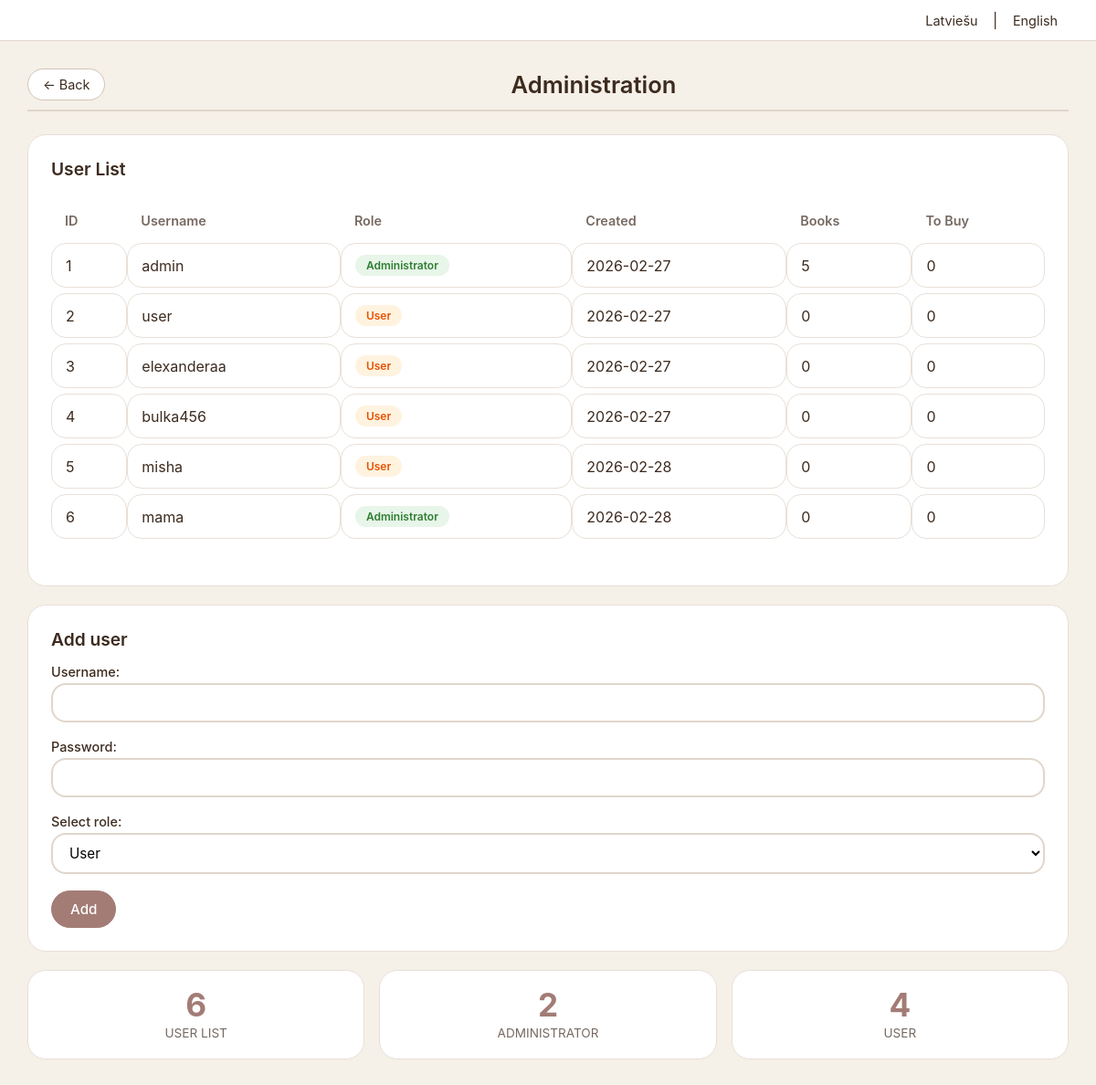
/admin?lang=en (signed in), run on the app's committed database.
### tables this page shows
CREATE TABLE users(
            id INTEGER PRIMARY KEY AUTOINCREMENT,
            username TEXT UNIQUE,
            password TEXT,
            role TEXT DEFAULT 'user',
            created_at TEXT
        );

### app.py (the view)
@app.route('/admin')
def admin_panel():
    if session.get('role') != 'admin':
        return redirect(url_for('index'))
    lang = request.args.get('lang', 'lv')
    users_list = izpildit_vaicajumu(
        "SELECT id, username, role, created_at FROM users ORDER BY id",
        visi=True
    )
    users_with_stats = []
    for u in users_list:
        books_count = izpildit_vaicajumu(
            "SELECT COUNT(*) FROM books WHERE user_id=?",
            (u['id'],),
            viens=True
        )
        tobuy_count = izpildit_vaicajumu(
            "SELECT COUNT(*) FROM tobuy WHERE user_id=?",
            (u['id'],),
            viens=True
        )
        users_with_stats.append({
            'id': u['id'],
            'username': u['username'],
            'role': u['role'],
            'created_at': u['created_at'],
            'books_count': books_count[0] if books_count else 0,
            'tobuy_count': tobuy_count[0] if tobuy_count else 0
        })
    return render_template(
        'admin.html',
        t=ieladet_tulkojumus('admin', lang),
        users=users_with_stats,
        lang=lang,
        session=session
    )

### app.py (called while the page is built)
def izpildit_vaicajumu(vaicajums, parametri=(), viens=False, visi=False):
    savienojums = sqlite3.connect('biblioteka.db')
    savienojums.row_factory = sqlite3.Row
    kursors = savienojums.cursor()
    kursors.execute(vaicajums, parametri)
    savienojums.commit()
    rezultats = None
    if viens:
        rezultats = kursors.fetchone()
    elif visi:
        rezultats = kursors.fetchall()
    savienojums.close()
    return rezultats

def ieladet_tulkojumus(lapa, valoda='lv'):
    try:
        if valoda not in ['lv', 'en']:
            valoda = 'lv'
        faila_cels = os.path.join('/home/elexanderaa/DigitalLibrary/static', f'{valoda}.json')
        with open(faila_cels, 'r', encoding='utf-8') as f:
            visi_tulkojumi = json.load(f)
            return visi_tulkojumi.get(lapa, {})
    except:
        return {}

### templates/admin.html (shortened to what this page needs)
<!DOCTYPE html>
<html>
<head>
    <link rel="stylesheet" href="{{ url_for('static', filename='style.css') }}">
</head>
<body>
    <div class="language-bar">
        <a href="/admin?lang=lv">Latviešu</a> |
        <a href="/admin?lang=en">English</a>
    </div>
    <div class="container">
        <div class="header">
            <div class="header-left">
                <a href="/profile?username={{ session.username }}&lang={{ lang }}" class="btn-back">← {{ t.back }}</a>
            </div>
            <div class="header-title">{{ t.title }}</div>
        </div>
        <div class="admin-panel">
            <h3>{{ t.users }}</h3>
            <table>
                <tr>
                    <th>{{ t.id }}</th>
                    <th>{{ t.username }}</th>
                    <th>{{ t.role }}</th>
                    <th>{{ t.created }}</th>
                    <th>{{ t.books }}</th>
                    <th>{{ t.tobuy }}</th>
                </tr>
                {% for user in users %}
                <tr>
                    <td>{{ user.id }}</td>
                    <td>{{ user.username }}</td>
                    <td>
                        {% if user.role == 'admin' %}
                            <span class="book-status status-read">{{ t.admin_role }}</span>
                        {% else %}
                            <span class="book-status status-notread">{{ t.user_role }}</span>
                        {% endif %}
                    </td>
                    <td>{{ user.created_at[:10] if user.created_at else '' }}</td>
                    <td>{{ user.books_count }}</td>
                    <td>{{ user.tobuy_count }}</td>
                </tr>
                {% endfor %}
            </table>
        </div>
        <div class="admin-panel mt-20">
            <h3>{{ t.add_user }}</h3>
            <form action="/admin/add_user?lang={{ lang }}" method="post">
                <div class="form-group">
                    <label>{{ t.username }}:</label>
                    <input type="text" name="username" required minlength="3">
                </div>
                <div class="form-group">
                    <label>{{ t.password }}:</label>
                    <input type="password" name="password" required minlength="4">
                </div>
                <div class="form-group">
                    <label>{{ t.role_select }}:</label>
                    <select name="role" required>
                        <option value="user">{{ t.user_role }}</option>
                    </select>
                </div>
                <button type="submit" class="btn btn-primary">{{ t.add }}</button>
            </form>
        </div>
        <div class="stats-grid mt-20">
            <div class="stat-card">
                <div class="stat-value">{{ users|length }}</div>
                <div class="stat-label">{{ t.users }}</div>
            </div>
            <div class="stat-card">
                <div class="stat-value">
                    {{ users|selectattr('role', 'equalto', 'admin')|list|length }}
                </div>
                <div class="stat-label">{{ t.admin_role }}</div>
            </div>
            <div class="stat-card">
                <div class="stat-value">
                    {{ users|selectattr('role', 'equalto', 'user')|list|length }}
                </div>
                <div class="stat-label">{{ t.user_role }}</div>
            </div>
        </div>
    </div>
</body>
</html>

### static/style.css (style rules this page uses)
:root { --dark-oak: #3D2B1F; --muted-sage: #8E9680; --dusty-mauve: #A37C76; --warm-amber: #D9B382; --vintage-cream: #E6D8C1; --white: #ffffff; --black: #2c3e50; --shadow-sm: 0 2px 4px rgba(0, 0, 0, 0.05); --shadow-md: 0 4px 8px rgba(0, 0, 0, 0.08); --transition: all 0.15s ease; }
* { margin: 0; padding: 0; box-sizing: border-box; font-family: -apple-system, BlinkMacSystemFont, 'Segoe UI', Roboto, sans-serif; }
body { background: #f5f0e8; min-height: 100vh; color: var(--dark-oak); }
.language-bar { text-align: right; padding: 12px 30px; background: white; border-bottom: 1px solid #e0d6cc; }
.language-bar a { color: var(--dark-oak); text-decoration: none; padding: 4px 12px; border-radius: 20px; font-size: 0.9rem; }
.container { max-width: 1200px; margin: 0 auto; padding: 20px 30px; }
.header { display: flex; align-items: center; margin-bottom: 25px; padding: 10px 0; border-bottom: 2px solid #e0d6cc; }
.header-left { min-width: 100px; }
.header-title { flex: 1; text-align: center; font-size: 1.6rem; font-weight: 600; color: var(--dark-oak); }
.btn-back { background: white; color: var(--dark-oak); padding: 8px 16px; border: 1px solid #d0c4b8; border-radius: 30px; font-size: 0.9rem; text-decoration: none; display: inline-block; transition: var(--transition); white-space: nowrap; }
h3 { margin-bottom: 15px; font-size: 1.2rem; font-weight: 600; color: var(--dark-oak); }
.btn { padding: 10px 20px; border: none; border-radius: 30px; font-size: 0.95rem; font-weight: 500; cursor: pointer; transition: var(--transition); text-decoration: none; display: inline-block; text-align: center; }
.btn-primary { background: var(--dusty-mauve); color: white; border: 1px solid var(--dusty-mauve); }
.form-group { margin-bottom: 18px; }
.form-group label { display: block; margin-bottom: 4px; font-weight: 500; font-size: 0.9rem; color: var(--dark-oak); }
.form-group input, .form-group select, .form-group textarea { width: 100%; padding: 10px 14px; border: 2px solid #e0d6cc; border-radius: 16px; font-size: 0.95rem; background: white; }
.book-status { display: inline-block; padding: 4px 12px; border-radius: 30px; font-size: 0.75rem; font-weight: 600; }
.status-read { background: #e8f5e9; color: #2e7d32; }
.status-notread { background: #fff3e0; color: #e65100; }
.stats-grid { display: grid; grid-template-columns: repeat(auto-fit, minmax(160px, 1fr)); gap: 16px; margin: 25px 0; }
.stat-card { background: white; padding: 20px; border-radius: 20px; text-align: center; border: 1px solid #e8e0d8; }
.stat-value { font-size: 2.2rem; font-weight: 700; color: var(--dusty-mauve); line-height: 1; margin-bottom: 5px; }
.stat-label { font-size: 0.85rem; color: var(--dark-oak); opacity: 0.7; text-transform: uppercase; }
table { width: 100%; border-collapse: separate; border-spacing: 0 6px; margin: 20px 0; }
th { background: transparent; color: var(--dark-oak); padding: 10px 15px; text-align: left; font-weight: 600; font-size: 0.9rem; opacity: 0.7; }
td { background: white; padding: 12px 15px; border-radius: 16px; border: 1px solid #e8e0d8; }
.admin-panel { background: white; padding: 25px; border-radius: 20px; margin-top: 20px; border: 1px solid #e8e0d8; }
.mt-20 { margin-top: 20px; }

### data on the page
users: id "1", username "admin", admin_role "Administrator", created_at "2026-02-27", books_count "5", tobuy_count "0"
users: id "2", username "user", user_role "User", created_at "2026-02-27", books_count "0", tobuy_count "0"
users: id "3", username "elexanderaa", user_role "User", created_at "2026-02-27", books_count "0", tobuy_count "0"
users: id "4", username "bulka456", user_role "User", created_at "2026-02-27", books_count "0", tobuy_count "0"
users: id "5", username "misha", user_role "User", created_at "2026-02-28", books_count "0", tobuy_count "0"
users: id "6", username "mama", admin_role "Administrator", created_at "2026-02-28", books_count "0", tobuy_count "0"

### other printed values
{{ t.back }} "Back"
{{ t.title }} "Administration"
{{ t.users }} "User List"
{{ t.id }} "ID"
{{ t.username }} "Username"
{{ t.role }} "Role"
{{ t.created }} "Created"
{{ t.books }} "Books"
{{ t.tobuy }} "To Buy"
{{ t.add_user }} "Add user"
{{ t.password }} "Password"
{{ t.role_select }} "Select role"
{{ t.add }} "Add"
{{ users|length }} "6"
{{ t.users }} "USER LIST"
